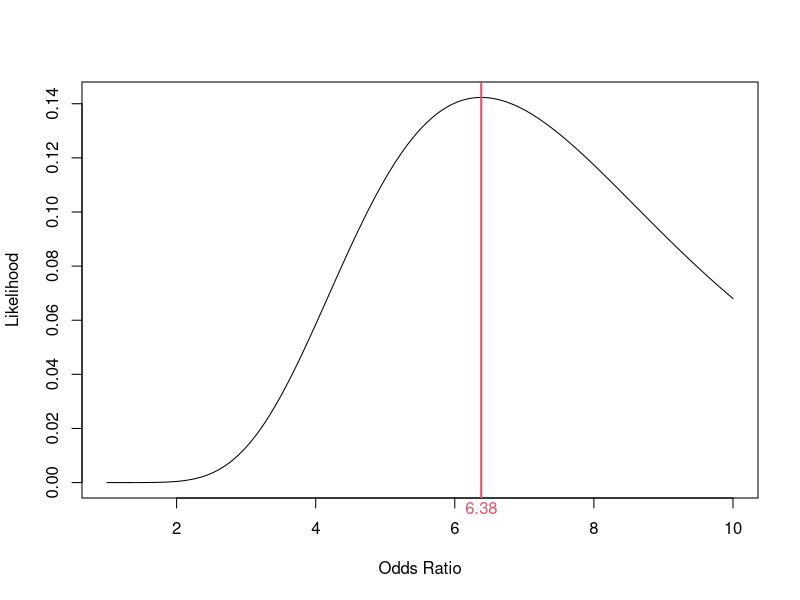
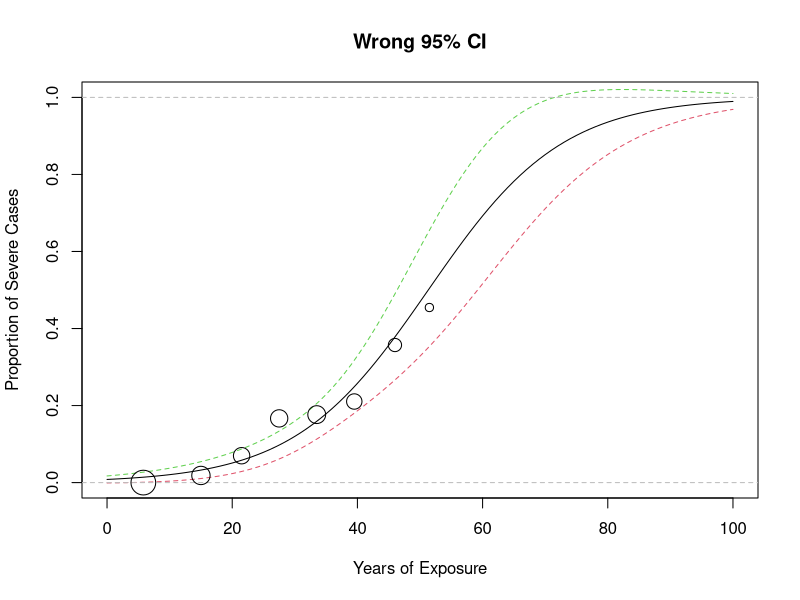
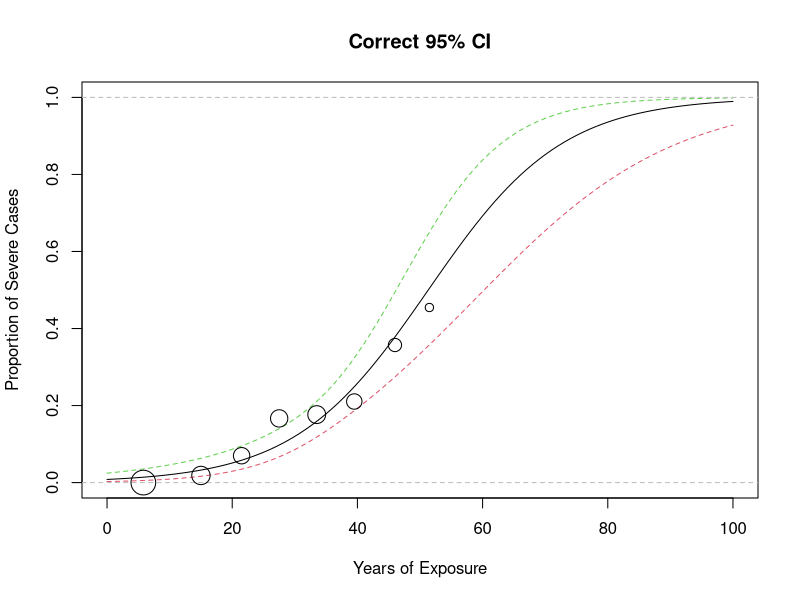
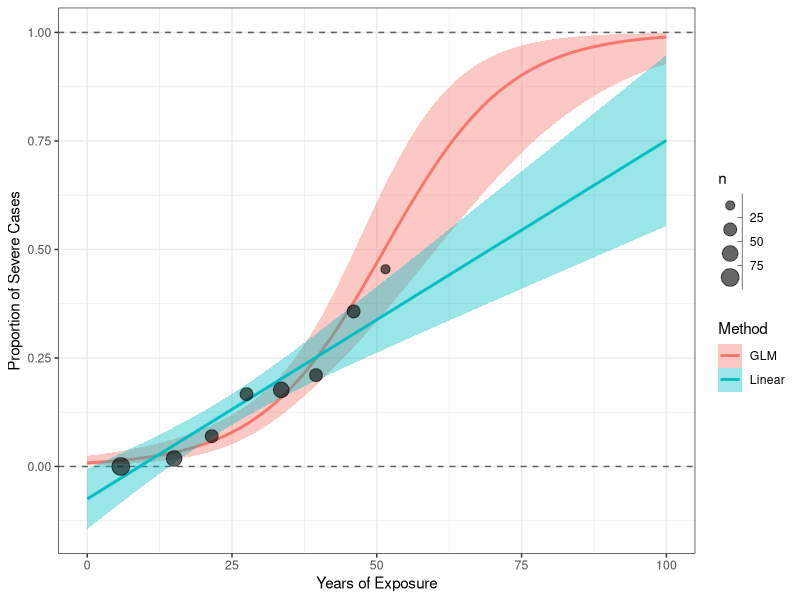

Generate these figures, in order, with R:
## ---- chunk 1
pneu <- read.csv("data/pneumoconiosis.csv")
pneu <- transform(pneu,
                  noncase = n - case,
                  yeargrp = ifelse(year < 30, "＜30", "＞30"))
pneu
## ---- chunk 2
pneu_tab <- xtabs(cbind(noncase, case) ~ yeargrp, data = pneu)
pneu_tab
class(pneu_tab)
dim(pneu_tab)
## ---- chunk 3
chisq.test(pneu_tab) # default: correct = TRUE
chisq.test(pneu_tab, correct = FALSE)
## ---- chunk 4
chisq.test(pneu_tab)$expected
## ---- chunk 5
fisher.test(pneu_tab)
## ---- chunk 6
fisher.test(pneu_tab, alternative = "greater")
## ---- chunk 7
fisher.test(pneu_tab, alternative = "less")
## ---- chunk 8
#| echo: false

library(kableExtra)

pneu_tab_2 <- pneu_tab %>%
  addmargins() %>%
  as.data.frame.matrix() %>%
  tibble::rownames_to_column(var = "year")

pneu_tab_2 %>%
  transform(case = cell_spec(case, color = c("black", "red", "black"),
                             bold = c(0, 1, 0))) %>% 
  kbl(escape = FALSE) %>% 
  column_spec(4, background = "gray90") %>% 
  row_spec(3, background = "gray90") %>% 
  kable_classic(full_width = FALSE)
## ---- chunk 9
p_all <- dhyper(0:44, 44, 327, 128)
p_obs <- dhyper(32, 44, 327, 128)
sum(p_all[p_all <= p_obs])
## ---- chunk 10
(pU <- sum(dhyper(32:44, 44, 327, 128)))
## ---- chunk 11
(pL <- sum(dhyper(0:32, 44, 327, 128)))
## ---- chunk 12
2 * min(pL, pU)
## ---- chunk 13
pneu_pmf <- function(x, or) {
  x_all <- 0:44
  denom <- sum(choose(44, x_all) * choose(327, 128 - x_all) * or^x_all)
  L <- (choose(44, x) * choose(327, 128 - x) * or^x) / denom
  return(L)
}

or_cmle <- optimize(\(or) pneu_pmf(x = 32, or = or),
                    interval = c(1e-5, 1e2), maximum = TRUE)$maximum
or_cmle

plot(Vectorize(\(or) pneu_pmf(x = 32, or = or)), from = 1, to = 10,
     xlab = "Odds Ratio", ylab = "Likelihood")
abline(v = or_cmle, col = 2, lwd = 2)
mtext(round(or_cmle, 2), side = 1, at = or_cmle, col = 2)
## ---- chunk 14
uniroot(\(or) sum(pneu_pmf(x = 32:44, or = or)) - 0.025, interval = c(1e-5, 1e2))$root
## ---- chunk 15
uniroot(\(or) sum(pneu_pmf(x = 0:32, or = or)) - 0.025, interval = c(1e-5, 1e2))$root
## ---- chunk 16
m1 <- glm(cbind(case, noncase) ~ yeargrp, family = binomial, data = pneu)
## ---- chunk 17
m1 <- glm(case/n ~ yeargrp, family = binomial, data = pneu, weights = n)
## ---- chunk 18
summary(m1)
## ---- chunk 19
exp(coef(m1))
exp(confint.default(m1))
## ---- chunk 20
m2 <- glm(case/n ~ year, family = binomial, data = pneu, weights = n)
summary(m2)
## ---- chunk 21
exp(coef(m2))[-1]
exp(confint.default(m2))[-1, ]
## ---- chunk 22
pneu_new <- data.frame(year = seq(0, 100, by = 1))
## ---- chunk 23
#| fig-width: 6

pred <- predict(m2, newdata = pneu_new,
                type = "response", se.fit = TRUE)

pneu_ci <- cbind(fit = pred$fit,
                 lower = pred$fit - 1.96 * pred$se.fit,
                 upper = pred$fit + 1.96 * pred$se.fit)

matplot(pneu_new$year, pneu_ci, type = 'l', lty = c(1, 2, 2), ylim = c(0, 1),
        xlab = "Years of Exposure", ylab = "Proportion of Severe Cases",
        main = "Wrong 95% CI")
abline(h = 0:1, lty = 2, col = "gray")
points(case/n ~ year, pneu, cex = sqrt(n)/3)
## ---- chunk 24
#| fig-width: 6

pred <- predict(m2, newdata = pneu_new,
                type = "link", se.fit = TRUE)

pneu_ci <- cbind(fit = pred$fit,
                 lower = pred$fit - 1.96 * pred$se.fit,
                 upper = pred$fit + 1.96 * pred$se.fit) |> m2$family$linkinv()

matplot(pneu_new$year, pneu_ci, type = 'l', lty = c(1, 2, 2), ylim = c(0, 1),
        xlab = "Years of Exposure", ylab = "Proportion of Severe Cases",
        main = "Correct 95% CI")
abline(h = 0:1, lty = 2, col = "gray")
points(case/n ~ year, pneu, cex = sqrt(n)/3)
## ---- chunk 25
#| message: false

library(ggplot2)

ggplot(pneu, aes(x = year, y = case/n, weight = n)) +
  geom_hline(yintercept = 0:1, alpha = 0.6, linetype = 2) +
  geom_smooth(aes(colour = "GLM", fill = "GLM"),
              method = "glm", fullrange = TRUE,
              method.args = list(family = "binomial")) +
  geom_smooth(aes(colour = "Linear", fill = "Linear"),
              method = "lm", fullrange = TRUE) +
  geom_point(aes(size = n), alpha = 0.6) +
  expand_limits(x = c(0, 100)) +
  scale_colour_discrete(name = "Method") +
  scale_fill_discrete(name = "Method") +
  scale_size_binned() +
  labs(x = "Years of Exposure", y = "Proportion of Severe Cases") +
  theme_bw()
